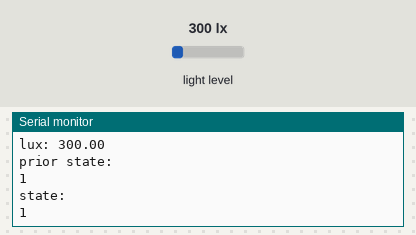
The sketch below on a simulated Arduino MKR. On the bench: the last lines printed to the serial monitor. Inputs (shaded band) come from the test bench; at power-on: light level 300 lx. WiFi joins after 1.5 s; servers stay silent unless stated; not simulated (calls return 0 or success): secrets.h.

Above: at 3.6 s.
3.7 s: light level set to 40 lx
At 5.7 s:
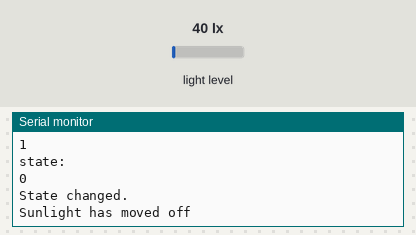
6.1 s: light level set to 500 lx
At 7.0 s:
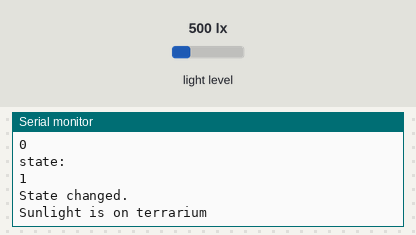
Timing chart, 0 to 9.1 s (numbered marks = the images above; inputs shaded):
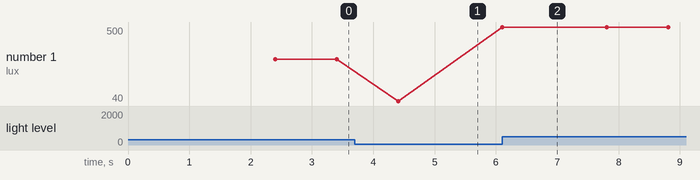

The sketch:

trigger.ino
```cpp
#include <BH1750.h>
#include <Wire.h>
#include <WiFiNINA.h>
#include "sunCheck.h"
#include "secrets.h"

BH1750 lightMeter;

char ssid[] = SECRET_SSID;
char pass[] = SECRET_PASSWORD;

char HOST_NAME[] = "maker.ifttt.com";
String PATH_NAME_ON =  "/trigger/sunOn/with/key/" + String(SECRET_KEY_IFTTT);
String PATH_NAME_OFF = "/trigger/sunOff/with/key/" + String(SECRET_KEY_IFTTT);


bool sunOn;
bool newSunOn;

void setup() {

  WiFi.begin(ssid, pass);

  Serial.begin(115200);
  while(!Serial);

  Wire.begin();
  delay(200);

  while (WiFi.status() != WL_CONNECTED) {
    delay(500);
  }

  if (!lightMeter.begin()) {
    Serial.println("BH1750 begin() failed.");
  }

  Serial.println(F("BH1750 Test begin"));

  sunOn = checkSun(lightMeter.readLightLevel());
  reportSun(sunOn, HOST_NAME, PATH_NAME_ON, PATH_NAME_OFF);

}

void loop() {

    float lux = lightMeter.readLightLevel();
    Serial.print("lux: ");
    Serial.println(lux);

    Serial.println("prior state: ");
    Serial.println(sunOn);

    newSunOn = checkSun(lux);
    Serial.println("state: ");
    Serial.println(newSunOn);

    if (newSunOn != sunOn) {
        Serial.println("State changed.");
        reportSun(newSunOn, HOST_NAME, PATH_NAME_ON, PATH_NAME_OFF);
        sunOn = newSunOn;
    }
    delay(1000);
}
```

sunCheck.cpp
```cpp
#include "sunCheck.h"
#include <Arduino.h>
#include <WiFiNINA.h>
//#include wifi library

/*

Check Sun
Takes the light reading and determines whether the light
is On or Off the terrarium.

*/

bool checkSun(float lux){

    bool sunOn;

    if (lux < 60){
    sunOn = false;

  } else {

    sunOn = true;

  }
    return sunOn;
}

/*

Report Sun
Checks current sun state after change detected
and reports whether light is now on or off.

*/

void reportSun(bool sunOn, char* host, String pathOn, String pathOff){

    // fresh connection

  WiFiClient client;

  if (!client.connect(host, 80)) {
    Serial.println("Connection failed.");
    return;
  }

  if(!sunOn){

    //light off email:
    client.println("GET " + pathOff + " HTTP/1.1");
    client.println("Host: " + String(host));
    client.println("Connection: close");
    client.println();

    Serial.println("Sunlight has moved off ");


  }else{

    //light on email:
    client.println("GET " + pathOn + " HTTP/1.1");
    client.println("Host: " + String(host));
    client.println("Connection: close");
    client.println();

    Serial.println("Sunlight is on terrarium ");


  }
  delay(500); //give a little buffer time
  client.stop();
}
```

sunCheck.h
```cpp
#ifndef SUNCHECK_H
#define SUNCHECK_H

#include <Arduino.h>
#include <WiFiNINA.h>


bool checkSun(float lux);
void reportSun(bool sunOn, char* host, String pathOn, String pathOff);

#endif
```

Measured:
- after the input at 3.7 s, the serial monitor: prints a new line after 0.71 s (image 1)
- after the input at 6.1 s, the serial monitor: prints a new line at once (image 2)
- plotted number 1: 300 → 40 after the input at 3.7 s, 40 → 500 after the input at 6.1 s
